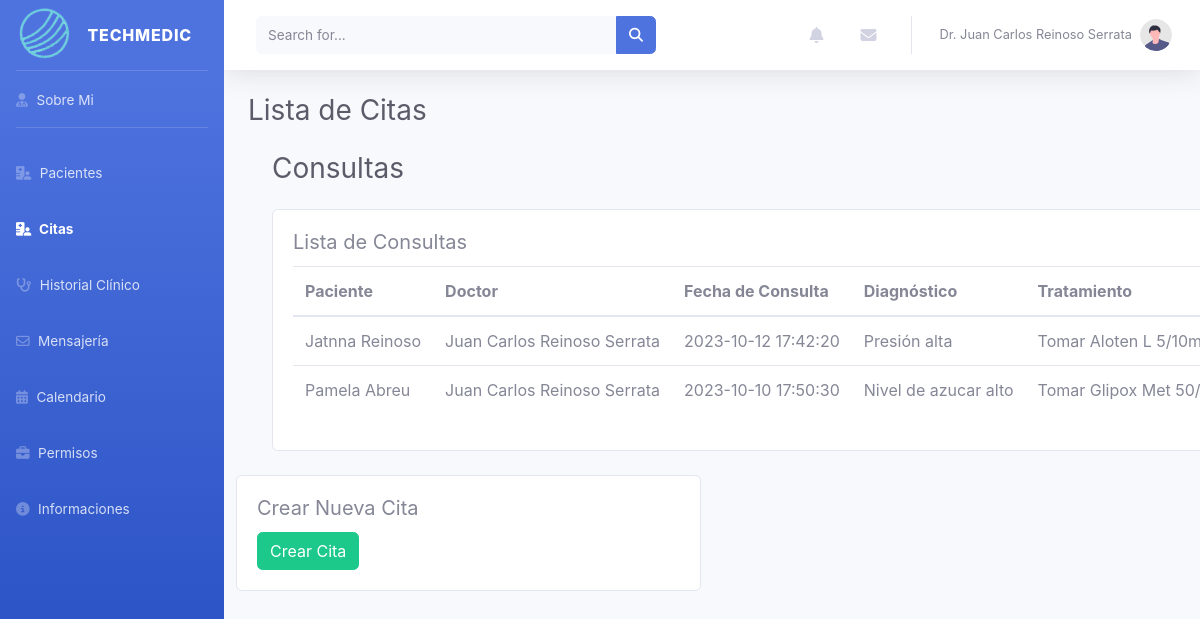
/citas.php (signed in), run on the app's committed database.
### tables this page shows
CREATE TABLE `doctor` (
  `id_doctor` int(11) NOT NULL,
  `nombre` varchar(30) NOT NULL,
  `apellido` varchar(30) NOT NULL,
  `fecha_nacimiento` date NOT NULL,
  `correo` varchar(50) NOT NULL,
  `sexo` varchar(10) NOT NULL,
  `telefono` varchar(12) DEFAULT NULL,
  `cedula` varchar(13) NOT NULL,
  `colegiatura` varchar(10) NOT NULL,
  `id_especialidad` int(11) NOT NULL,
  `lugar_trabajo` varchar(30) NOT NULL,
  `seguro` varchar(30) DEFAULT NULL,
  `estudio_sec` varchar(30) NOT NULL,
  `universidad` varchar(30) NOT NULL,
  `especialidad_uni` varchar(30) NOT NULL,
  `titulo` varchar(30) NOT NULL,
  `curso` varchar(30) DEFAULT NULL,
  `experiencia` varchar(30) DEFAULT NULL,
  `nacionalidad` varchar(30) NOT NULL,
  `provincia` varchar(30) DEFAULT NULL,
  `ciudad` varchar(30) DEFAULT NULL,
  `direccion` varchar(50) NOT NULL,
  `pass` varchar(20) NOT NULL
);

CREATE TABLE `consulta` (
  `id_consulta` int(11) NOT NULL,
  `id_paciente` int(11) DEFAULT NULL,
  `id_doctor` int(11) DEFAULT NULL,
  `fecha_consulta` datetime NOT NULL,
  `diagnostico` varchar(50) NOT NULL,
  `tratamiento` varchar(100) NOT NULL,
  `cita` date DEFAULT NULL,
  `observacion` varchar(100) DEFAULT NULL
);

CREATE TABLE `paciente` (
  `id_paciente` int(11) NOT NULL,
  `nombre` varchar(30) NOT NULL,
  `apellido` varchar(30) NOT NULL,
  `fecha_nacimiento` date NOT NULL,
  `correo` varchar(50) NOT NULL,
  `sexo` varchar(10) NOT NULL,
  `telefono` varchar(12) NOT NULL,
  `cedula` varchar(13) NOT NULL,
  `ocupacion` varchar(30) DEFAULT NULL,
  `seguro` varchar(30) DEFAULT NULL,
  `sangre` varchar(30) DEFAULT NULL,
  `nacionalidad` varchar(30) NOT NULL,
  `provincia` varchar(30) DEFAULT NULL,
  `ciudad` varchar(30) DEFAULT NULL,
  `direccion` varchar(50) NOT NULL,
  `familiar_nombre` varchar(50) NOT NULL,
  `familiar_apellido` varchar(50) NOT NULL,
  `familiar_direccion` varchar(50) DEFAULT NULL,
  `familiar_correo` varchar(50) DEFAULT NULL,
  `familiar_telefono` varchar(12) DEFAULT NULL,
  `pass` varchar(20) NOT NULL,
  `observacion` varchar(100) DEFAULT NULL
);

### citas.php (the view, shortened to what this page needs)
<?php
$conn = Conexion::ConexionBD();
if (isset($_SESSION['correo_doctor'])) {
    $correo_doctor = $_SESSION['correo_doctor'];
    $sql = "SELECT * FROM doctor WHERE correo = '$correo_doctor'";
    $result = $conn->query($sql);
    if ($result) {
        $doctor = $result->fetch(PDO::FETCH_ASSOC);
        $idDoctor = $doctor['id_doctor'];
        $sqlConsultas = "SELECT
                            consulta.id_consulta,
                            consulta.fecha_consulta,
                            consulta.diagnostico,
                            consulta.tratamiento,
                            consulta.cita,
                            consulta.observacion,
                            paciente.nombre AS nombre_paciente,
                            paciente.apellido AS apellido_paciente,
                            doctor.nombre AS nombre_doctor,
                            doctor.apellido AS apellido_doctor
                        FROM
                            consulta
                            INNER JOIN paciente ON consulta.id_paciente = paciente.id_paciente
                            INNER JOIN doctor ON consulta.id_doctor = doctor.id_doctor
                        WHERE
                            consulta.id_doctor = $idDoctor";
        $resultConsultas = $conn->query($sqlConsultas);
        if ($resultConsultas) {
            $consultas = $resultConsultas->fetchAll(PDO::FETCH_ASSOC);
        } else {
            $errorInfoConsultas = isset($conn) ? $conn->errorInfo() : null;
            echo "Error: " . ($errorInfoConsultas ? $errorInfoConsultas[2] : "No se pudo obtener información del error de consultas");
        }
    } else {
        $errorInfo = isset($conn) ? $conn->errorInfo() : null;
        echo "Error: " . ($errorInfo ? $errorInfo[2] : "No se pudo obtener información del error");
    }
} else {
    header("Location: login_doctor.html");
    exit;
}
?>
<!DOCTYPE html>
<html lang="en">
<head>
    <link href="vendor/bootstrap/css/bootstrap.min.css" rel="stylesheet">
    <link href="css/sb-admin-2.min.css" rel="stylesheet">
</head>
<body id="page-top">
        <div id="wrapper">
            <ul class="navbar-nav bg-gradient-primary sidebar sidebar-dark accordion" id="accordionSidebar">
                <a class="sidebar-brand d-flex align-items-center justify-content-center" href="inicio_doctor.php">
                    <div class="sidebar-brand-icon rotate-n-15">
                        <img src="logo_only.png" alt="TechMedic Logo" class="img-fluid">
                    </div>
                    <div class="sidebar-brand-text mx-3">TechMedic</div>
                </a>
                <hr class="sidebar-divider my-0">
                <li class="nav-item">
                    <a class="nav-link" href="inicio_doctor.php">
                        <i class="fa-solid fa-user-doctor"></i>
                        <span>Sobre Mi</span></a>
                </li>
                <hr class="sidebar-divider">
                <li class="nav-item">
                    <a class="nav-link" href="pacientes.php">
                        <i class="fa-solid fa-hospital-user"></i>
                        <span>Pacientes</span>
                    </a>
                </li>
                <li class="nav-item active">
                    <a class="nav-link" href="citas.php">
                        <i class="fa-solid fa-hospital-user"></i>
                        <span>Citas</span>
                    </a>
                </li>
                <li class="nav-item">
                    <a class="nav-link" href="historial_clinico.php">
                        <i class="fa-solid fa-stethoscope"></i>
                        <span>Historial Clínico</span>
                    </a>
                </li>
                <li class="nav-item">
                    <a class="nav-link" href="mensajeria.php">
                        <i class="fa-regular fa-envelope"></i>
                        <span>Mensajería</span>
                    </a>
                </li>
                <li class="nav-item">
                    <a class="nav-link" href="calendar.php">
                        <i class="fa-solid fa-calendar-days"></i>
                        <span>Calendario</span></a>
                </li>
                <li class="nav-item">
                    <a class="nav-link" href="inicio_doctor.php">
                        <i class="fa-solid fa-briefcase"></i>
                        <span>Permisos</span></a>
                </li>
                   <li class="nav-item">
                    <a class="nav-link" href="inicio_doctor.php">
                        <i class="fa-solid fa-circle-info"></i>
                        <span>Informaciones</span></a>
                </li>
            </ul>
            <div id="content-wrapper" class="d-flex flex-column">
                <div id="content">
                    <nav class="navbar navbar-expand navbar-light bg-white topbar mb-4 static-top shadow">
                        <form
                            class="d-none d-sm-inline-block form-inline mr-auto ml-md-3 my-2 my-md-0 mw-100 navbar-search">
                            <div class="input-group">
                                <input type="text" class="form-control bg-light border-0 small" placeholder="Search for..."
                                    aria-label="Search" aria-describedby="basic-addon2">
                                <div class="input-group-append">
                                    <button class="btn btn-primary" type="button">
                                        <i class="fas fa-search fa-sm"></i>
                                    </button>
                                </div>
                            </div>
                        </form>
                        <ul class="navbar-nav ml-auto">
                            <li class="nav-item dropdown no-arrow mx-1">
                                <a class="nav-link dropdown-toggle" href="#" id="alertsDropdown" role="button"
                                    data-toggle="dropdown" aria-haspopup="true" aria-expanded="false">
                                    <i class="fas fa-bell fa-fw"></i>
                                </a>
                            </li>
                            <li class="nav-item dropdown no-arrow mx-1">
                                <a class="nav-link dropdown-toggle" href="#" id="messagesDropdown" role="button"
                                    data-toggle="dropdown" aria-haspopup="true" aria-expanded="false">
                                    <i class="fas fa-envelope fa-fw"></i>
                                </a>
                            </li>
                            <li class="nav-item dropdown no-arrow">
                                <a class="nav-link dropdown-toggle" href="#" id="userDropdown" role="button"
                                    data-toggle="dropdown" aria-haspopup="true" aria-expanded="false">
                                    <span class="mr-2 d-none d-lg-inline text-gray-600 small">Dr. <?php echo $doctor['nombre'] . ' ' . $doctor['apellido']; ?>   </span>
                                    <img class="img-profile rounded-circle"
                                        src="img/undraw_profile.svg">
                                </a>
                            </li>
                        </ul>
                    </nav>
                    <div id="wrapper">
                        <div id="content">
                            <div class="container-fluid">
                                <h1 class="h3 mb-4 text-gray-800">Lista de Citas</h1>
                                <div class="container-fluid">
                                <h1 class="h3 mb-4 text-gray-800">Consultas</h1>
                                    <div class="row">
                                        <div class="col-lg-12 mb-4">
                                            <div class="card">
                                                <div class="card-body">
                                                    <h5 class="card-title">Lista de Consultas</h5>
                                                    <table class="table">
                                                        <thead>
                                                            <tr>
                                                                <th>Paciente</th>
                                                                <th>Doctor</th>
                                                                <th>Fecha de Consulta</th>
                                                                <th>Diagnóstico</th>
                                                                <th>Tratamiento</th>
                                                            </tr>
                                                        </thead>
                                                        <tbody>
                                                            <?php foreach ($consultas as $consulta) : ?>
                                                                <tr>
                                                                    <td><?php echo $consulta['nombre_paciente'] . ' ' . $consulta['apellido_paciente']; ?></td>
                                                                    <td><?php echo $consulta['nombre_doctor'] . ' ' . $consulta['apellido_doctor']; ?></td>
                                                                    <td><?php echo $consulta['fecha_consulta']; ?></td>
                                                                    <td><?php echo $consulta['diagnostico']; ?></td>
                                                                    <td><?php echo $consulta['tratamiento']; ?></td>
                                                                </tr>
                                                            <?php endforeach; ?>
                                                        </tbody>
                                                    </table>
                                                </div>
                                            </div>
                                        </div>
                                    </div>
                                </div>
                            </div>
                            <div class="col-lg-4 mb-4">
                                <div class="card">
                                    <div class="card-body">
                                        <h5 class="card-title">Crear Nueva Cita</h5>
                                        <a href="crear_consulta.php" class="btn btn-success">Crear Cita</a>
                                    </div>
                                </div>
                            </div>
                        </div>
                    </div>
                </div>
            </div>
        </div>
</body>
</html>

### data on the page
doctor: nombre "Juan Carlos", apellido "Reinoso Serrata"
consulta: id_paciente.nombre "Jatnna", id_paciente.apellido "Reinoso", id_doctor.nombre "Juan Carlos", id_doctor.apellido "Reinoso Serrata", fecha_consulta "2023-10-12 17:42:20", diagnostico "Presión alta", tratamiento "Tomar Aloten L…"
consulta: id_paciente.nombre "Pamela", id_paciente.apellido "Abreu", id_doctor.nombre "Juan Carlos", id_doctor.apellido "Reinoso Serrata", fecha_consulta "2023-10-10 17:50:30", diagnostico "Nivel de azucar alto", tratamiento "Tomar Glipox Met…"
